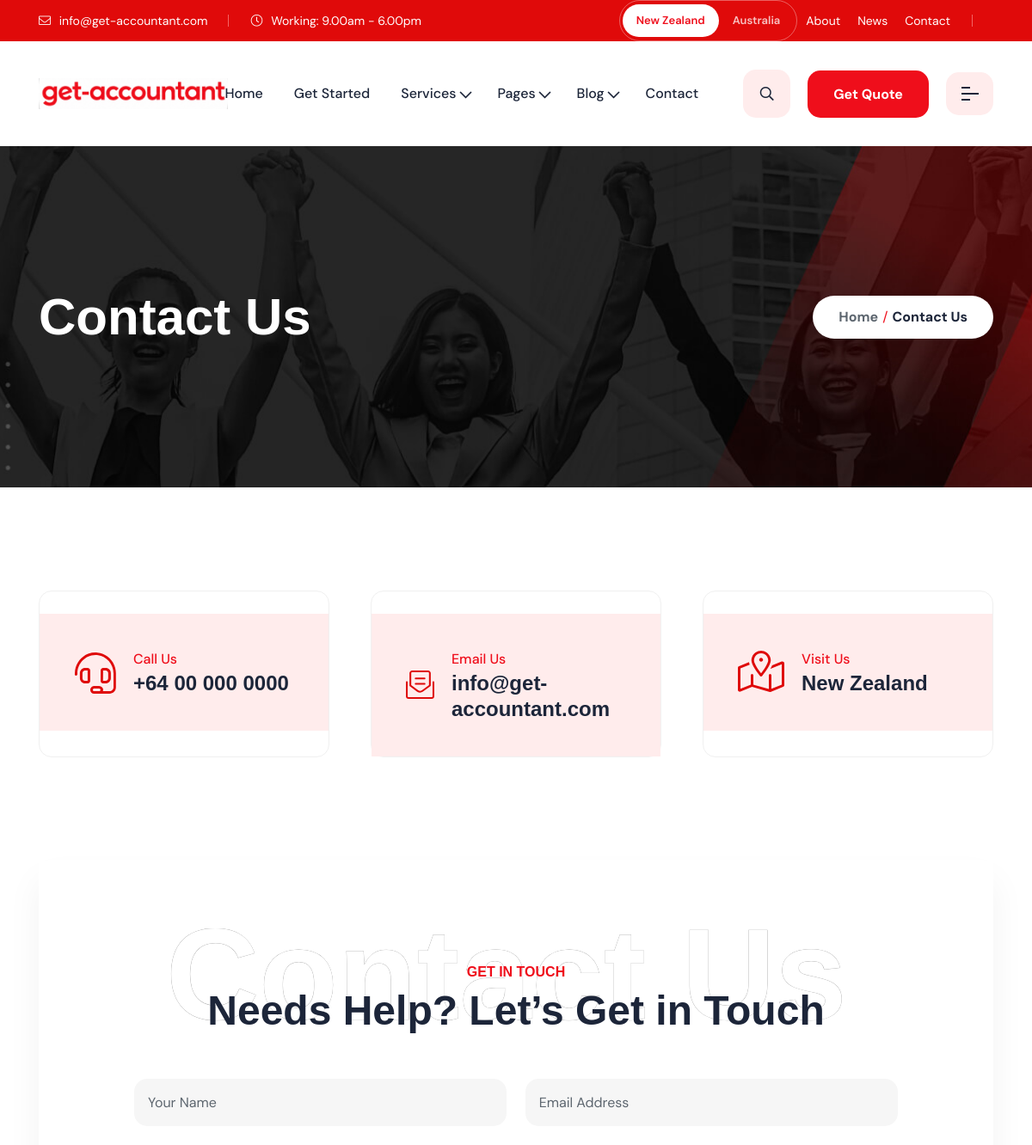
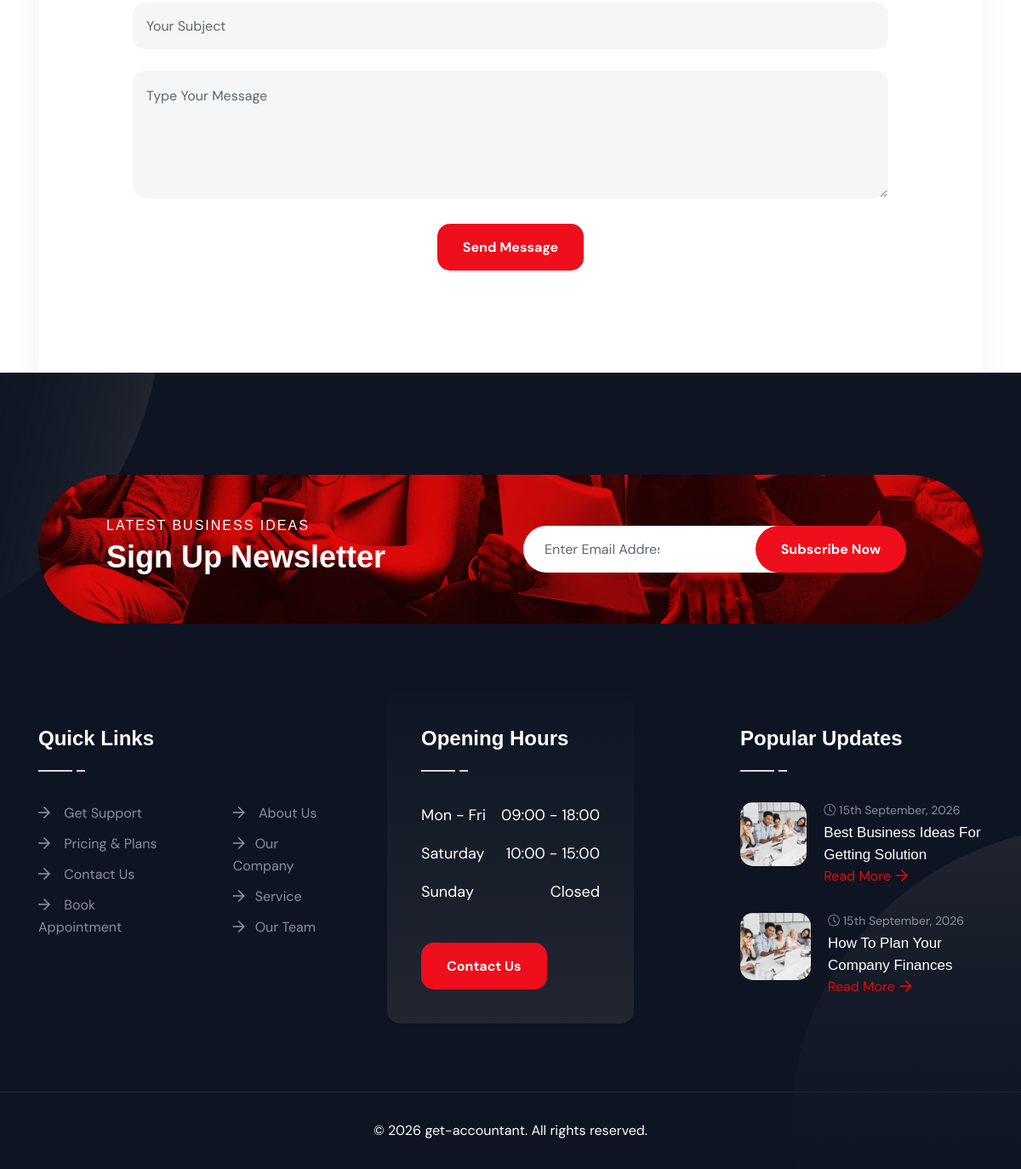
Before: /contactus.php with the older database file (2 pictures, top to bottom).
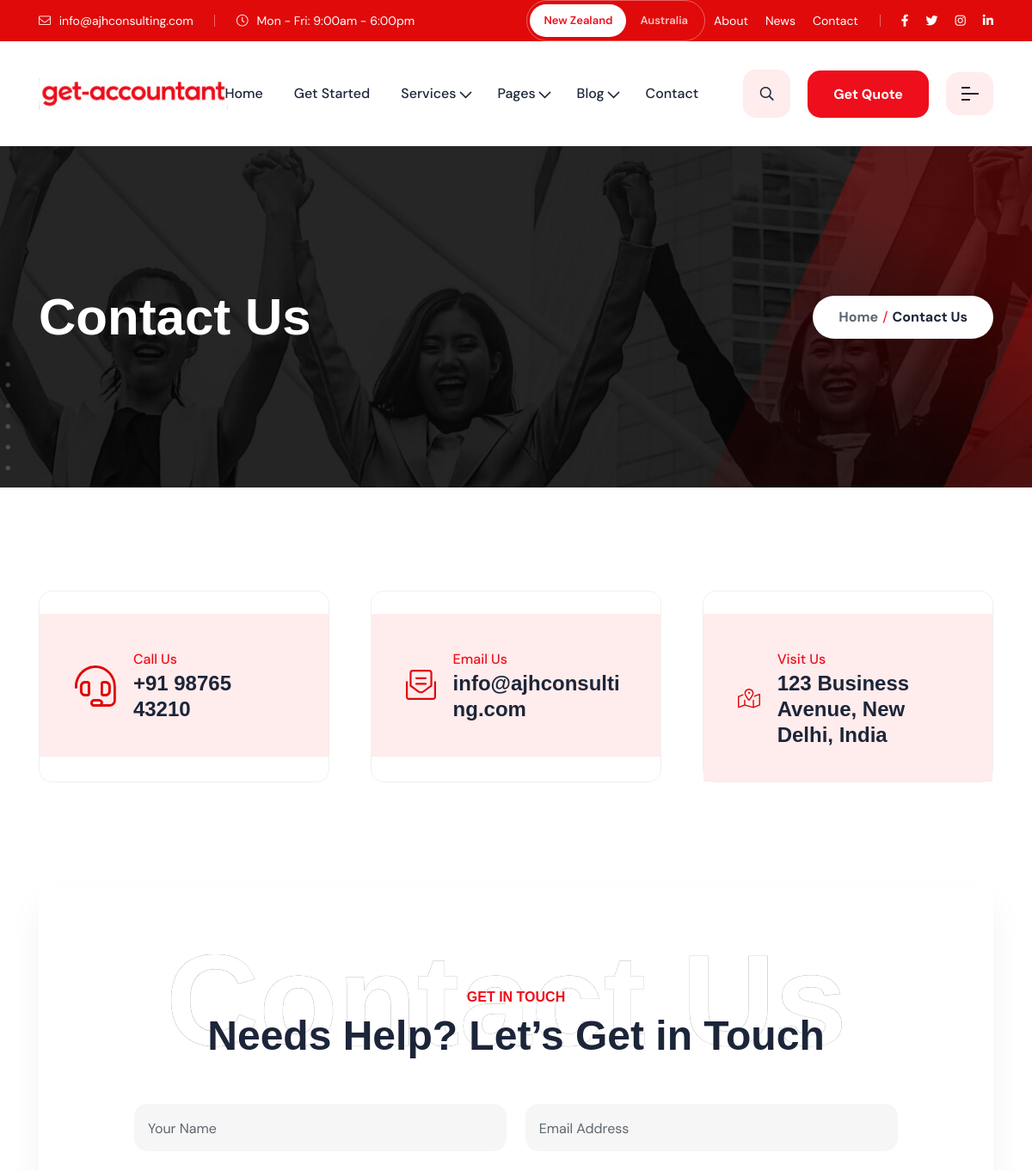
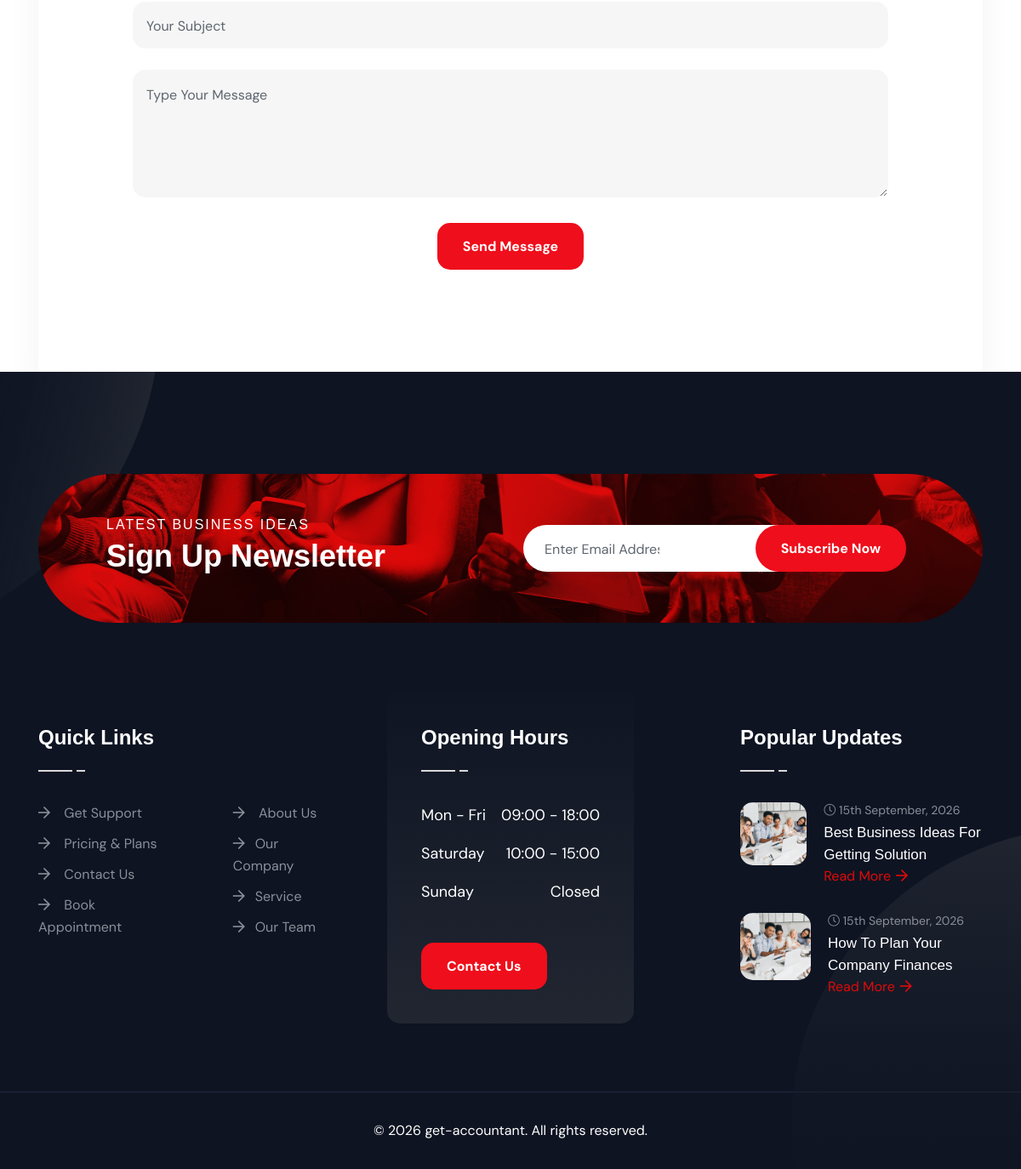
After: the same page with the newer database file (2 pictures, top to bottom).
### tables this page shows
CREATE TABLE IF NOT EXISTS blog_posts (
    id          INT UNSIGNED AUTO_INCREMENT PRIMARY KEY,
    title       VARCHAR(190)        NOT NULL,
    slug        VARCHAR(190)        NOT NULL UNIQUE,
    excerpt     VARCHAR(400)                 DEFAULT NULL,
    content     LONGTEXT            NOT NULL,
    image       VARCHAR(255)                 DEFAULT NULL,
    author      VARCHAR(120)                 DEFAULT 'get-accountant',
    status      ENUM('draft','published') NOT NULL DEFAULT 'published',
    created_at  DATETIME            NOT NULL DEFAULT CURRENT_TIMESTAMP,
    updated_at  DATETIME            NOT NULL DEFAULT CURRENT_TIMESTAMP ON UPDATE CURRENT_TIMESTAMP
);

CREATE TABLE IF NOT EXISTS site_settings (
    id              TINYINT UNSIGNED PRIMARY KEY DEFAULT 1,
    company_name    VARCHAR(190)        DEFAULT NULL,
    tagline         VARCHAR(255)        DEFAULT NULL,
    email           VARCHAR(190)        DEFAULT NULL,
    phone           VARCHAR(30)         DEFAULT NULL,
    whatsapp_number VARCHAR(30)         DEFAULT NULL,
    address         VARCHAR(500)        DEFAULT NULL,
    working_hours   VARCHAR(255)        DEFAULT NULL,
    map_embed_url   VARCHAR(1000)       DEFAULT NULL,
    facebook_url    VARCHAR(255)        DEFAULT NULL,
    twitter_url     VARCHAR(255)        DEFAULT NULL,
    instagram_url   VARCHAR(255)        DEFAULT NULL,
    linkedin_url    VARCHAR(255)        DEFAULT NULL,
    youtube_url     VARCHAR(255)        DEFAULT NULL,
    whatsapp_url    VARCHAR(255)        DEFAULT NULL,
    copyright_text  VARCHAR(255)        DEFAULT NULL,
    updated_at      DATETIME            NOT NULL DEFAULT CURRENT_TIMESTAMP ON UPDATE CURRENT_TIMESTAMP,
    CONSTRAINT chk_site_settings_single_row CHECK (id = 1)
);

### includes/functions.php (called while the page is built, shortened)
<?php
function e(?string $value): string
{
    return htmlspecialchars($value ?? '', ENT_QUOTES, 'UTF-8');
}
function site_settings(): array
{
    static $settings = null;
    if ($settings !== null) {
        return $settings;
    }
    $defaults = [
        'company_name'    => APP_NAME,
        'tagline'         => '',
        'email'           => defined('BUSINESS_EMAIL') ? BUSINESS_EMAIL : '',
        'phone'           => defined('BUSINESS_PHONE') ? BUSINESS_PHONE : '',
        'whatsapp_number' => '',
        'whatsapp_url'    => '',
        'address'         => defined('BUSINESS_ADDRESS') ? BUSINESS_ADDRESS : '',
        'working_hours'   => '',
        'map_embed_url'   => '',
        'facebook_url'    => '',
        'twitter_url'     => '',
        'instagram_url'   => '',
        'linkedin_url'    => '',
        'youtube_url'     => '',
        'copyright_text'  => APP_NAME . '. All rights reserved.',
    ];
    if ($pdo = db()) {
        try {
            $row = $pdo->query('SELECT * FROM site_settings WHERE id = 1')->fetch();
            if ($row) {
                $settings = array_merge($defaults, array_filter($row, fn ($v) => $v !== null && $v !== ''));
                return $settings;
            }
        } catch (Throwable $e) {
        }
    }
    $settings = $defaults;
    return $settings;
}

### contactus.php (the view, shortened to what the rows shown need)
<?php
require __DIR__ . '/includes/header.php';
?>
    <div class="rts-breadcrumb-area breadcrumb-bg bg_image">
        <div class="container">
            <div class="flex flex-wrap -mx-[15px] items-center">
                <div class="xl:w-1/2 px-[15px] lg:w-1/2 md:w-1/2 sm:w-full w-full breadcrumb-1">
                    <h1 class="title">Contact Us</h1>
                </div>
            </div>
        </div>
    </div>
    <div class="rts-contact-area rts-section-gap">
        <div class="container">
            <div class="flex flex-wrap -mx-[24px] [&>*]:!px-[24px]">
                <div class="xl:w-1/3 px-[15px] lg:w-1/3 md:w-1/2 sm:w-1/2 w-full">
                    <div class="single-contact-one-inner">
                        <div class="content">
                            <div class="info">
                                <a href="tel:<?php echo e($settings['phone']); ?>">
                                    <h2><?php echo e($settings['phone'] ?: 'Add a phone number in Admin > Settings'); ?></h2>
                                </a>
                            </div>
                        </div>
                    </div>
                </div>
                <div class="xl:w-1/3 px-[15px] lg:w-1/3 md:w-1/2 sm:w-1/2 w-full">
                    <div class="single-contact-one-inner">
                        <div class="content">
                            <div class="info">
                                <a href="mailto:<?php echo e($settings['email']); ?>">
                                    <h3><?php echo e($settings['email'] ?: 'Add an email in Admin > Settings'); ?></h3>
                                </a>
                            </div>
                        </div>
                    </div>
                </div>
                <div class="xl:w-1/3 px-[15px] lg:w-1/3 md:w-1/2 sm:w-1/2 w-full">
                    <div class="single-contact-one-inner">
                        <div class="content">
                            <div class="info">
                                <a href="https://www.google.com/maps/search/?api=1&amp;query=<?php echo urlencode($settings['address']); ?>">
                                    <h3><?php echo e($settings['address'] ?: 'Add an address in Admin > Settings'); ?></h3>
                                </a>
                            </div>
                        </div>
                    </div>
                </div>
            </div>
        </div>
    </div>
    <div class="rts-contact-form-area">
        <div class="container">
            <div class="flex flex-wrap -mx-[15px]">
                <div class="w-full px-[15px]">
                    <div class="rts-contact-fluid rts-section-gap">
                        <div class="rts-title-area contact-fluid text-center mb--50">
                            <h2 class="title">Needs Help? Let’s Get in Touch</h2>
                        </div>
                    </div>
                </div>
            </div>
        </div>
    </div>
<?php require __DIR__ . '/includes/footer.php'; ?>

### includes/header.php (shortened to what the rows shown need)
<?php
$settings        = site_settings();
?>
<!DOCTYPE html>
<html lang="en">
<head>
    <link rel="stylesheet" href="assets/css/plugins/swiper.min.css">
    <link rel="stylesheet" href="assets/css/plugins/fontawesome-5.css">
    <link rel="stylesheet" href="assets/css/plugins/unicons.css">
    <link rel="stylesheet" href="assets/css/style.css">
</head>
<body>
    <header class="header--sticky header-one">
        <div class="header-top header-top-one bg-1">
            <div class="container">
                <div class="flex flex-wrap -mx-[15px]">
                    <div class="lg:w-1/2 px-[15px] xl:block hidden">
                        <div class="left">
                            <div class="mail">
                                <a href="mailto:<?php echo e($settings['email']); ?>"><i class="fal fa-envelope"></i> <?php echo e($settings['email']); ?></a>
                            </div>
                            <div class="working-time">
                                <p><i class="fal fa-clock"></i> <?php echo e($settings['working_hours'] ?: 'Working: 9.00am - 6.00pm'); ?></p>
                            </div>
                        </div>
                    </div>
                </div>
            </div>
        </div>
    </header>

### includes/footer.php (shortened to what the rows shown need)
<?php
$settings = site_settings();
$recentPosts = [];
if ($pdo = db()) {
    try {
        $stmt = $pdo->query(
            "SELECT title, slug, image, created_at FROM blog_posts
             WHERE status = 'published' ORDER BY created_at DESC LIMIT 2"
        );
        $recentPosts = $stmt->fetchAll();
    } catch (Throwable $e) {
        $recentPosts = [];
    }
}
?>
    <div class="rts-footer-area footer-one rts-section-gapTop bg-footer-one">
        <div class="container bg-shape-f1">
            <div class="flex flex-wrap -mx-[15px] pt--120 pt_sm--80 pb--80 pb_sm--40">
                <div class="xl:w-1/3 px-[15px] md:w-1/2 sm:w-full w-full">
                    <div class="footer-one-single-wized margin-left-65">
                        <div class="post-wrapper">
                            <?php if (!empty($recentPosts)): ?>
                                <?php foreach ($recentPosts as $post): ?>
                                    <div class="single-footer-post mb--30">
                                        <div class="left-thumbnail">
                                            <img src="<?php echo e($post['image'] ?: 'assets/images/footer/post/01.png'); ?>" alt="<?php echo e($post['title']); ?>">
                                        </div>
                                        <div class="post-right">
                                            <p><i class="fal fa-clock"></i> <?php echo date('jS F, Y', strtotime($post['created_at'])); ?></p>
                                            <a href='blog-details.php?slug=<?php echo urlencode($post['slug']); ?>'>
                                                <h3 class="title"><?php echo e($post['title']); ?></h3>
                                            </a>
                                            <a class='red-more' href='blog-details.php?slug=<?php echo urlencode($post['slug']); ?>'>Read More<i class="far fa-arrow-right"></i></a>
                                        </div>
                                    </div>
                                <?php endforeach; ?>
                            <?php endif; ?>
                        </div>
                    </div>
                </div>
            </div>
        </div>
        <div class="rts-copyright-area">
            <div class="container">
                <div class="flex flex-wrap -mx-[15px]">
                    <div class="w-full px-[15px]">
                        <div class="text-center">
                            <p>&copy; <span class="current-year"></span> <?php echo e($settings['copyright_text'] ?: (APP_NAME . '. All rights reserved.')); ?></p>
                        </div>
                    </div>
                </div>
            </div>
        </div>
    </div>
</body>
</html>

Changed rows visible on the page:
added site_settings: email "info@ajhconsulting.com", working_hours "Mon - Fri: 9:00am - 6:00pm", phone "+91 98765 43210", address "123 Business Avenue, New Delhi, India", copyright_text "get-accountant. All rights reserved."
Other visible differences:
$settings['email']: "info@get-accountant.com" → (not shown)
$settings['working_hours'] ?: 'Working: 9.00am - 6.00pm': "Working: 9.00am - 6.00pm" → (not shown)
$settings['phone'] ?: 'Add a phone number in Admin > Settings': "+64 00 000 0000" → (not shown)
$settings['email'] ?: 'Add an email in Admin > Settings': "info@get-accountant.com" → (not shown)
$settings['address'] ?: 'Add an address in Admin > Settings': "New Zealand" → (not shown)
$settings['copyright_text'] ?: (APP_NAME . '. All rights reserved.'): "get-accountant. All rights reserved." → (not shown)
